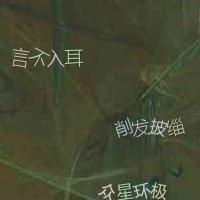
#> input picture KnowledgeMapping/PIL_OpenCV_Exp/opencvCode/46.jpg, 200 x 200 px
$ python '6-边界填充.py'
#> lines starting #> are read from the running program, lines starting #| are printed output that depends on the picture
import cv2
import numpy
from matplotlib import pyplot as plt

# 5.1 src输入图像
# 5.2 top,bottom,left,right对应边界的像素数目
# 5.3 borderType要添加哪种类型的边界：
# 5.3.1	cv2.BORDER_CONSTANT添加有颜色的常数值边界，还需要下一个参数（value）
# 5.3.2	cv2.BORDER_REFLIECT边界元素的镜像。例如：fedcba | abcdefgh | hgfedcb
# 5.3.3	cv2.BORDER_101或者cv2.BORDER_DEFAULT跟上面一样，但稍作改动，例如：gfedcb | abcdefgh | gfedcba
# 5.3.4	cv2.BORDER_REPLICATE复后一个元素。例如: aaaaaa| abcdefgh|hhhhhhh
# 5.3.5	cv2.BORDER_WRAP 不知怎么了, 就像样: cdefgh| abcdefgh|abcdefg
# 5.3.6	value边界颜色

img = cv2.imread('46.jpg')
#> img is the input picture: shape (200, 200, 3); mean B, G, R 51.1, 73.8, 69.7
blue = [255,0,0]
replicate = cv2.copyMakeBorder(img,10,10,10,10,cv2.BORDER_REPLICATE)
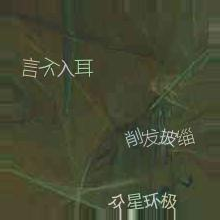
#> replicate: shape (220, 220, 3); mean B, G, R 50.9, 73.7, 69.8
reflect = cv2.copyMakeBorder(img,10,10,10,10,cv2.BORDER_REFLECT)
reflect101 = cv2.copyMakeBorder(img,10,10,10,10,cv2.BORDER_REFLECT101)
wrap = cv2.copyMakeBorder(img,10,10,10,10,cv2.BORDER_WRAP)
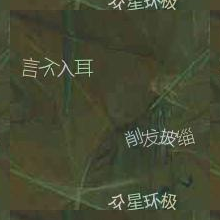
#> wrap: shape (220, 220, 3); mean B, G, R 51.2, 74, 70
constant = cv2.copyMakeBorder(img,10,10,10,10,cv2.BORDER_CONSTANT,value=blue)
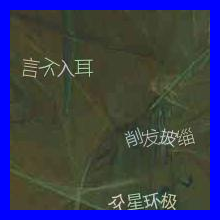
#> constant: shape (220, 220, 3); mean B, G, R 86.5, 61, 57.6

plt.subplot(231),plt.imshow(img,'gray'),plt.title('original')
plt.subplot(232),plt.imshow(replicate,'gray'),plt.title('replicate')
plt.subplot(233),plt.imshow(reflect,'gray'),plt.title('reflect')
plt.subplot(234),plt.imshow(reflect101,'gray'),plt.title('reflect101')
plt.subplot(235),plt.imshow(wrap,'gray'),plt.title('wrap')
plt.subplot(236),plt.imshow(constant,'gray'),plt.title('constant')

plt.show()
#> figure, not shown here; B, G, R data is drawn as R, G, B

$ run again, with KnowledgeMapping/PIL_OpenCV_Exp/opencvCode/45.jpg copied over KnowledgeMapping/PIL_OpenCV_Exp/opencvCode/46.jpg
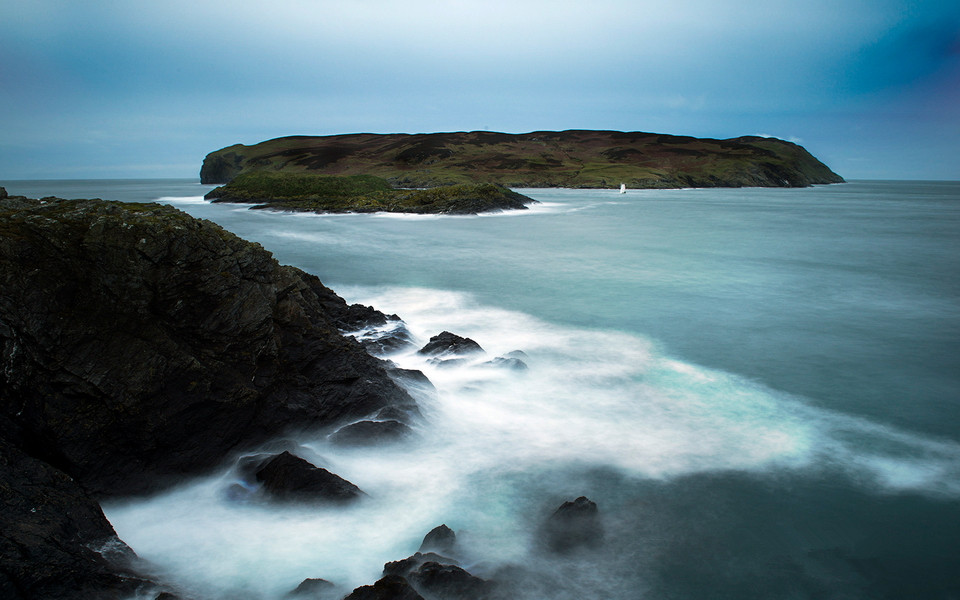
#> input picture KnowledgeMapping/PIL_OpenCV_Exp/opencvCode/45.jpg, 960 x 600 px
#> img is the input picture: shape (600, 960, 3); mean B, G, R 132.4, 122.1, 94.8
#> `wrap = cv2.copyMakeBorder(img,10,10,10,10,cv2.BORDER_WRAP)`:
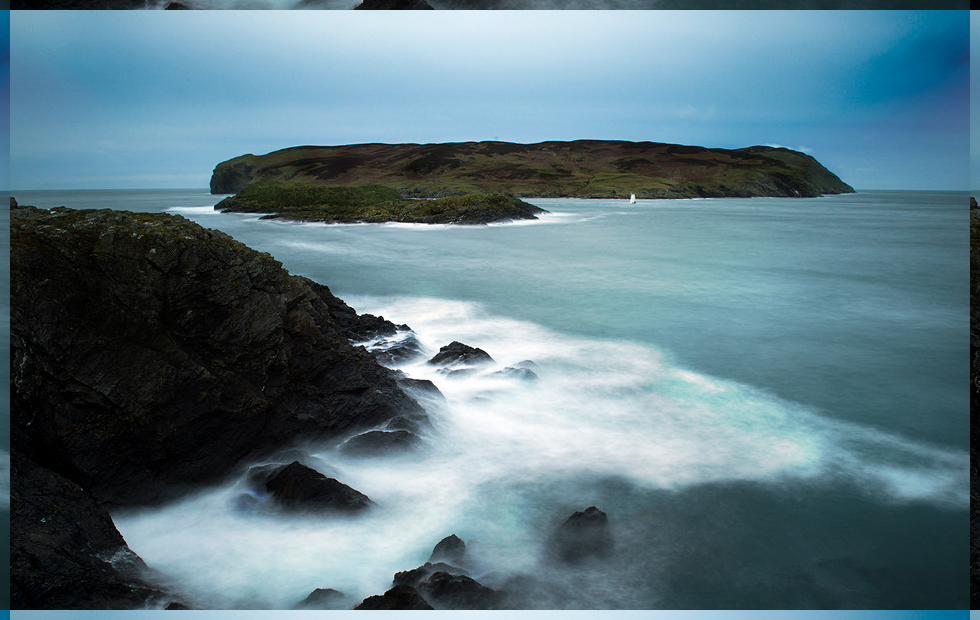
#> wrap: shape (620, 980, 3); mean B, G, R 131.8, 121.4, 94
#> `constant = cv2.copyMakeBorder(img,10,10,10,10,cv2.BORDER_CONSTANT,valu..`:
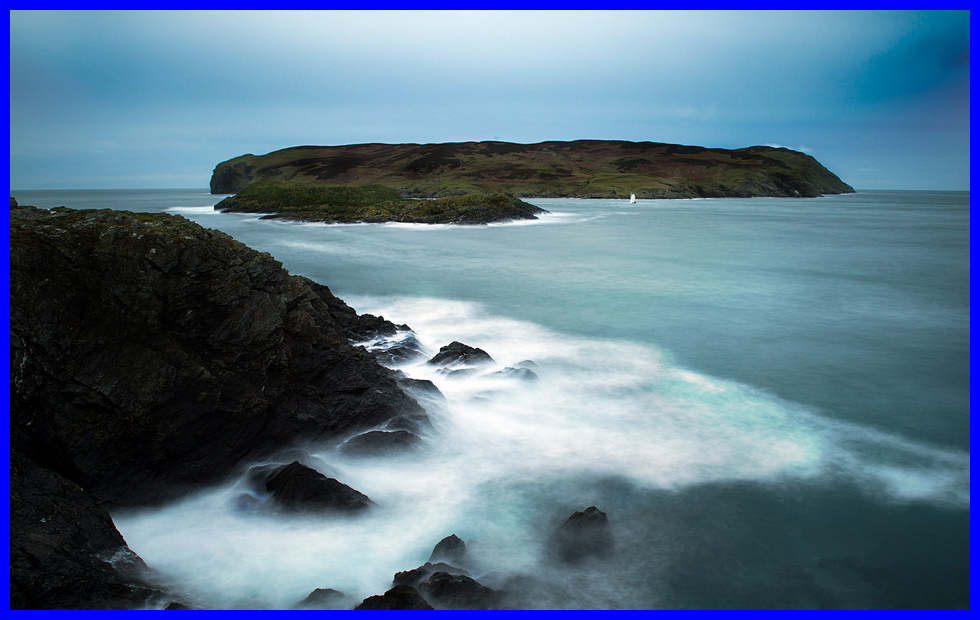
#> constant: shape (620, 980, 3); mean B, G, R 138.8, 115.7, 89.9

$ run again, with KnowledgeMapping/PIL_OpenCV_Exp/opencvCode/47.jpg copied over KnowledgeMapping/PIL_OpenCV_Exp/opencvCode/46.jpg
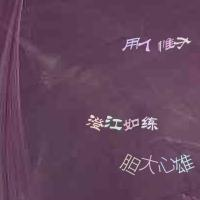
#> input picture KnowledgeMapping/PIL_OpenCV_Exp/opencvCode/47.jpg, 200 x 200 px
#> img is the input picture: shape (200, 200, 3); mean B, G, R 92.5, 69.2, 100.6
#> `replicate = cv2.copyMakeBorder(img,10,10,10,10,cv2.BORDER_REPLICATE)`:
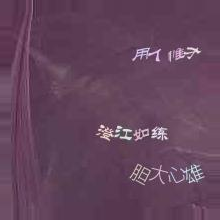
#> replicate: shape (220, 220, 3); mean B, G, R 92.1, 68.6, 100.2
#> `constant = cv2.copyMakeBorder(img,10,10,10,10,cv2.BORDER_CONSTANT,valu..`:
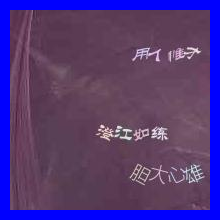
#> constant: shape (220, 220, 3); mean B, G, R 120.7, 57.2, 83.2

$ run again, with KnowledgeMapping/PIL_OpenCV_Exp/opencvCode/48.jpg copied over KnowledgeMapping/PIL_OpenCV_Exp/opencvCode/46.jpg
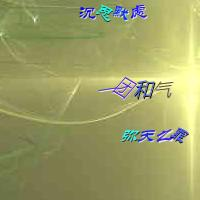
#> input picture KnowledgeMapping/PIL_OpenCV_Exp/opencvCode/48.jpg, 200 x 200 px
#> img is the input picture: shape (200, 200, 3); mean B, G, R 102, 158.6, 156.6
#> `wrap = cv2.copyMakeBorder(img,10,10,10,10,cv2.BORDER_WRAP)`:
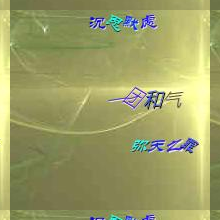
#> wrap: shape (220, 220, 3); mean B, G, R 102.3, 159.3, 157.1
#> `constant = cv2.copyMakeBorder(img,10,10,10,10,cv2.BORDER_CONSTANT,valu..`:
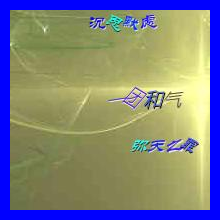
#> constant: shape (220, 220, 3); mean B, G, R 128.5, 131, 129.4
